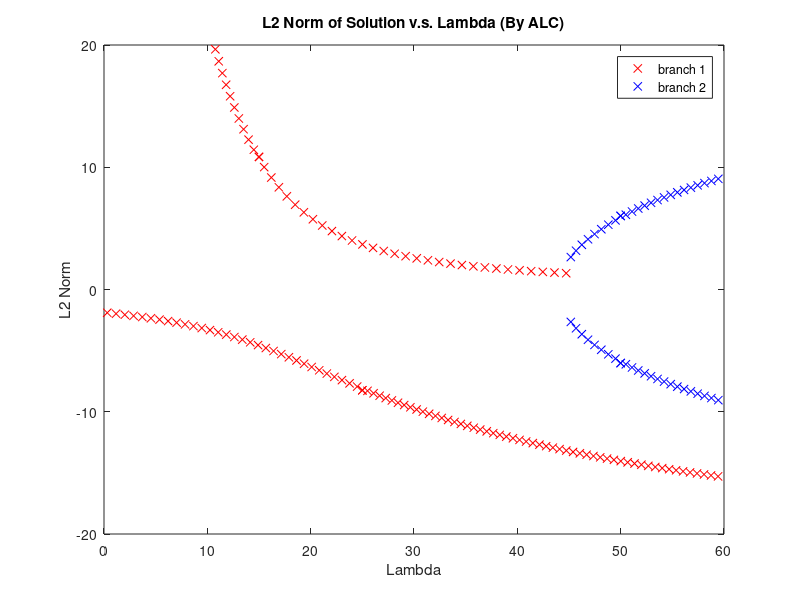

Reproduce this figure in MATLAB.
load e.mat;

plot(norm_b1_hill(1, :), norm_b1_hill(2, :), 'rx'); % branch 1 hill
hold on;
plot(norm_b2_hill(1, :), norm_b2_hill(2, :), 'bx'); % branch 2 hill
plot(norm_b1_bowl(1, :), -norm_b1_bowl(2, :), 'rx'); % branch 1 bowl
plot(norm_b2_bowl(1, :), -norm_b2_bowl(2, :), 'bx'); % branch 2 bowl
title('L2 Norm of Solution v.s. Lambda (By ALC)');
legend('branch 1', 'branch 2', 'location', 'northeast');
xlabel('Lambda');
ylabel('L2 Norm');
hold off;

xlim([0 60]);
ylim([-20 20]);